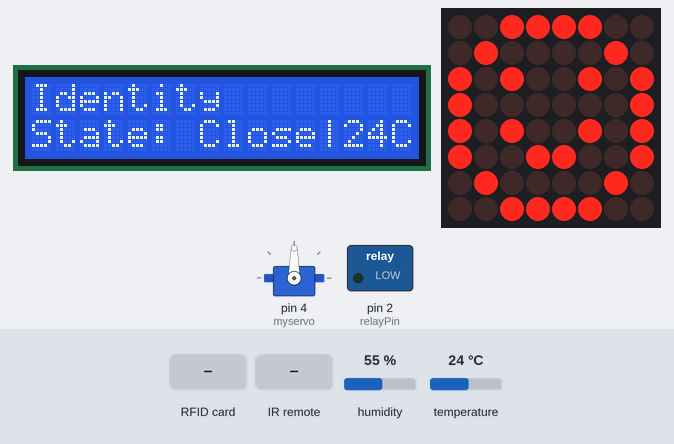
The sketch below on a simulated Arduino Uno, built with avr-gcc and run on an emulated ATmega328P. Parts: 16×2 character LCD, servo, 8×8 LED matrix, switched loads named in the sketch (green lamp = pin HIGH). The inputs (shaded band) are chosen by the test bench; at power-on: temperature 24 °C, humidity 55 %. Pins used as bus, display or sensor lines are not drawn; what the sketch prints to the serial monitor is not drawn.

Above: at 1.3 s.
1.4 s: RFID card 01 02 03 04 held to the reader
At 6.8 s:
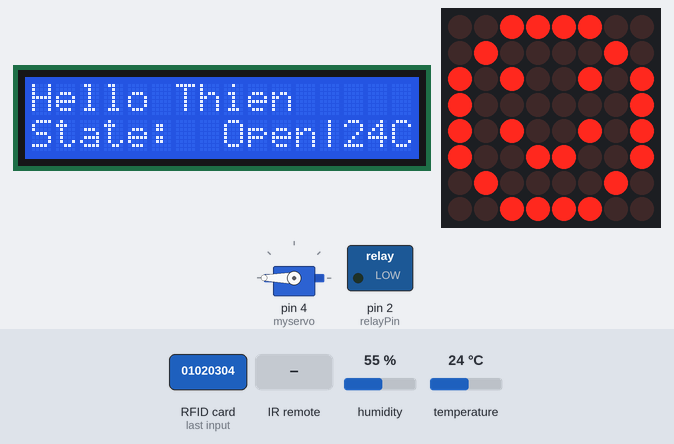
8.9 s: temperature set to 31 °C
At 14.9 s:
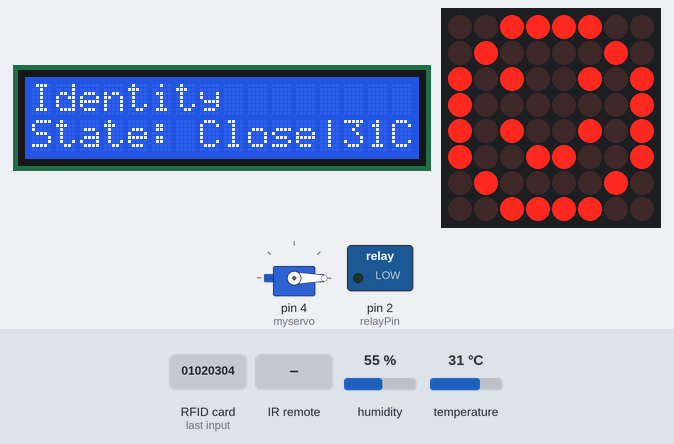
15.2 s: temperature set to 34 °C
At 17.2 s:
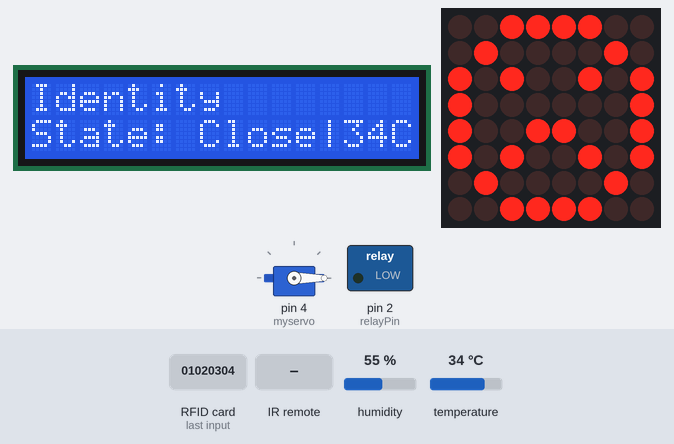
17.8 s: RFID card 5E 7A 19 C4 held to the reader
At 19.5 s:
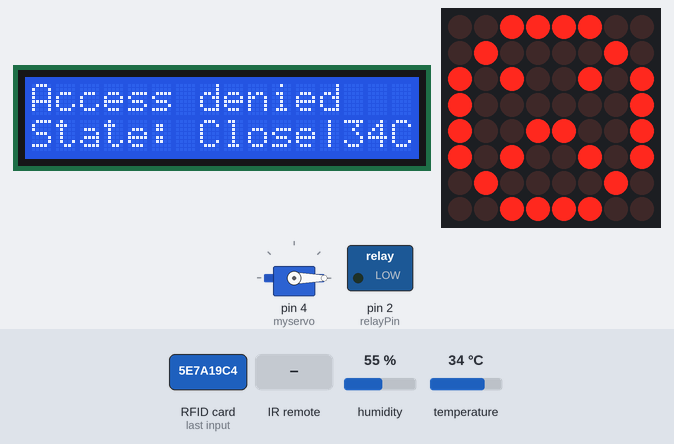
23.9 s: RFID card 01 02 03 04 held to the reader
At 28.1 s:
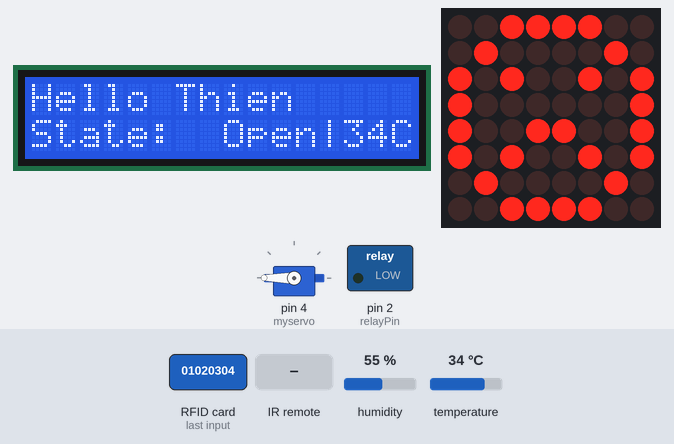
31.1 s: infrared code 0xFF18E7 received
At 38.3 s:
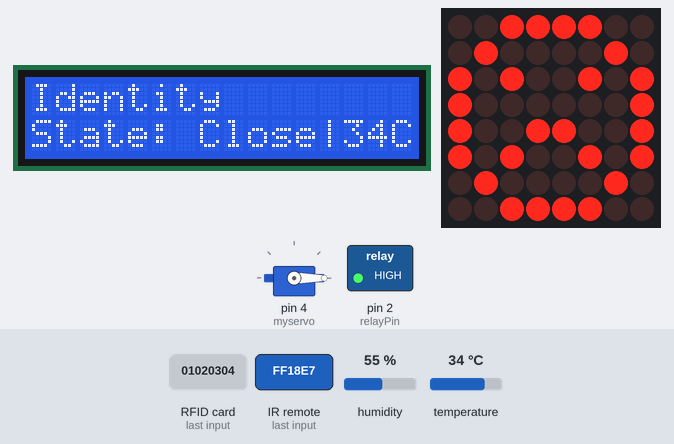
Timing chart, 0 to 39.1 s (numbered marks = the images above; inputs shaded):
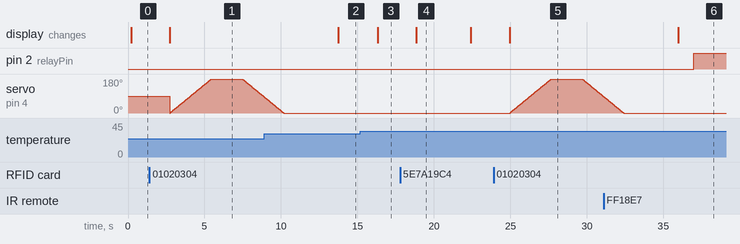

The sketch:

Exam.ino
```cpp
#include <LiquidCrystal_I2C.h>
#include <Servo.h>
#include <SPI.h>
#include <MFRC522.h>
#include <MaxMatrix.h>
#include <DHT.h>
#include <TM1637Display.h>
#include <IRremote.h>

int relayPin = 2;
const int receiverPin = 3;
IRrecv irrecv(receiverPin);
decode_results results;

// SDA -> 10
// MOSI -> 11
// MISO -> 12
// SCK -> 13
#define SS_PIN 10
#define RST_PIN 9
MFRC522 mfrc522(SS_PIN, RST_PIN);

Servo myservo;
int pos = 0;

LiquidCrystal_I2C lcd(0x27,16,2);
byte degree[8] = {
  0B01110,
  0B01010,
  0B01110,
  0B00000,
  0B00000,
  0B00000,
  0B00000,
  0B00000
};

//#define CLK_TM 2
//#define DIO 3
//int numCounterTM = 0;
//TM1637Display display(CLK_TM, DIO);

const int DHTPIN = 8;
const int DHTTYPE = DHT11;
DHT dht(DHTPIN, DHTTYPE);

int DIN = 7;   // DIN pin of MAX7219 module
int CLK_LED = 6;   // CLK pin of MAX7219 module
int CS = 5;    // CS pin of MAX7219 module
int maxInUse = 1;
MaxMatrix m(DIN, CS, CLK_LED, maxInUse);
char smile[] = {8, 8,
                  B00111100,
                  B01000010,
                  B10010101,
                  B10100001,
                  B10100001,
                  B10010101,
                  B01000010,
                  B00111100
                 };
char sad[] = {8, 8,
                  B00111100,
                  B01000010,
                  B10100101,
                  B10010001,
                  B10010001,
                  B10100101,
                  B01000010,
                  B00111100
                 };

void setup()
{
  Serial.begin(9600);

  lcd.init();
  lcd.backlight();
  lcd.createChar(1, degree);

  myservo.attach(4);

  m.init(); // MAX7219 initialization
  m.setIntensity(5); // initial led matrix intensity, 0-15

//  display.setBrightness(0x0a);
  pinMode(relayPin, OUTPUT);
  //digitalWrite(relayPin, HIGH);

  irrecv.enableIRIn();

  //pinMode(buttonPin, INPUT);

  dht.begin();

  SPI.begin();
  mfrc522.PCD_Init();
  Serial.println("Approximate your card to the reader...");
  Serial.println();

}
void loop()
{
  float temp = dht.readTemperature();
//  int buttonStatus = digitalRead(buttonPin);
//  Serial.print("button status ");
//  Serial.println(buttonStatus);

  lcd.setCursor(7,0);
  lcd.print("                ");
  lcd.setCursor(0,0);
  lcd.print("Identity");
  lcd.setCursor(7,2);
  lcd.print("        ");
  lcd.setCursor(0,1);
  lcd.print("State: Close");
  lcd.setCursor(12, 1);
  lcd.print("|");
  lcd.setCursor(13, 1);
  lcd.print(round(temp));
  lcd.setCursor(15, 1);
  lcd.print("C");

  matrixDisplay(temp);

  delay(1000);

  if (irrecv.decode(&results))
  {

    if (results.value == 16724175 || results.value == 2534850111) {
      digitalWrite(relayPin, LOW);

    }

    if (results.value == 16718055 || results.value == 4294967295 || results.value == 1033561079) {
      digitalWrite(relayPin, HIGH);

    }
  }
  Serial.println(results.value);
  irrecv.resume();
  delay(200);

//  remote();

//  if (buttonStatus == HIGH) {
//    digitalWrite(relayPin, HIGH);
//  }


  // Look for new cards
  if ( ! mfrc522.PICC_IsNewCardPresent())
  {
    return;
  }
  // Select one of the cards
  if ( ! mfrc522.PICC_ReadCardSerial())
  {
    return;
  }
  //Show UID on serial monitor
  Serial.print("UID tag :");
  String content= "";
  byte letter;
  for (byte i = 0; i < mfrc522.uid.size; i++)
  {
     Serial.print(mfrc522.uid.uidByte[i] < 0x10 ? " 0" : " ");
     Serial.print(mfrc522.uid.uidByte[i], HEX);
     content.concat(String(mfrc522.uid.uidByte[i] < 0x10 ? " 0" : " "));
     content.concat(String(mfrc522.uid.uidByte[i], HEX));
  }
  Serial.println();
  Serial.print("Message : ");
  content.toUpperCase();

  if (content.substring(1) == "01 02 03 04") {

    Serial.println("Authorized access");
    Serial.println();

    digitalWrite(relayPin, LOW);
    lcdDisplay(temp);
    sweepServo();
    //tempDisplay(temp);


    delay(500);
  }

 else   {
    Serial.println(" Access denied");
    lcd.setCursor(0,0);
    lcd.print("                   ");
    lcd.setCursor(0,0);
    lcd.print("Access denied");
    delay(500);
  }
  delay(3000);
}

void lcdDisplay(float temp) {
  lcd.setCursor(0,0);
  lcd.print("                 ");
  lcd.setCursor(7,1);
  lcd.print("            ");
  lcd.setCursor(0,0);
  lcd.print("Hello Thien");
  lcd.setCursor(8,1);
  lcd.print("Open");
  lcd.setCursor(12, 1);
  lcd.print("|");
  lcd.setCursor(13, 1);
  lcd.print(round(temp));
  lcd.setCursor(15, 1);
  lcd.print("C");
}

void sweepServo() {
  for (pos = 0; pos <= 180; pos += 1) {
    // in steps of 1 degree
    myservo.write(pos);
    delay(15);
  }
  delay(2000);
  for (pos = 180; pos >= 0; pos -= 1) {
    myservo.write(pos);
    delay(15);
  }

}

//void tempDisplay(float temp) {
//  numCounterTM = round(temp);
//  display.showNumberDec(numCounterTM, true, 2, 1);
//  delay(500);
//}

void matrixDisplay(float temp) {
  if (temp <= 32) {
    m.writeSprite(0, 0, smile);
  }
  else {
    m.writeSprite(0, 0, sad);
  }
}

void remote() {

  if (irrecv.decode(&results))
  {

    if (results.value == 16724175 || results.value == 2534850111) {
      digitalWrite(relayPin, LOW);

    }

    if (results.value == 16718055 || results.value == 4294967295) {
      digitalWrite(relayPin, HIGH);

    }
  }
  Serial.println(results.value);
  irrecv.resume();
  delay(200);
}
```

Measured:
- the behaviour switches between 32 and 33 °C on temperature (found by bisection; images 2 and 3)
- after the input at 1.4 s, the display: changes after 1.3 s (image 1)
- after the input at 8.9 s, the display: changes after 4.9 s (image 2)
- after the input at 15.2 s, the display: changes after 1.1 s (image 3)
- after the input at 17.8 s, the display: changes after 1.0 s (image 4)
- after the input at 23.9 s, servo on pin 4 (myservo): rises from 0° to 180° in 2.7 s, then falls to 87° in 3.4 s; the display: changes after 1.1 s (image 5)
- after the input at 31.1 s, pin 2 (relayPin): LOW → HIGH after 5.9 s
